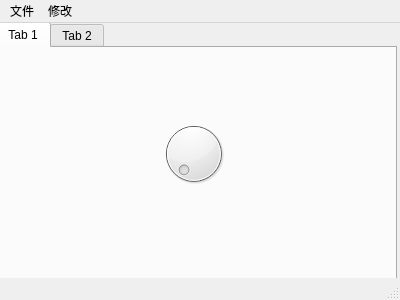
<?xml version="1.0" encoding="UTF-8"?>
<ui version="4.0">
 <class>MainWindow</class>
 <widget class="QMainWindow" name="MainWindow">
  <property name="geometry">
   <rect>
    <x>0</x>
    <y>0</y>
    <width>400</width>
    <height>300</height>
   </rect>
  </property>
  <property name="windowTitle">
   <string>测试</string>
  </property>
  <widget class="QWidget" name="centralwidget">
   <widget class="QTabWidget" name="tabWidget">
    <property name="geometry">
     <rect>
      <x>-4</x>
      <y>-1</y>
      <width>401</width>
      <height>261</height>
     </rect>
    </property>
    <property name="currentIndex">
     <number>0</number>
    </property>
    <widget class="QWidget" name="tab">
     <attribute name="title">
      <string>Tab 1</string>
     </attribute>
     <widget class="QDial" name="dial">
      <property name="geometry">
       <rect>
        <x>150</x>
        <y>70</y>
        <width>91</width>
        <height>71</height>
       </rect>
      </property>
     </widget>
    </widget>
    <widget class="QWidget" name="tab_2">
     <attribute name="title">
      <string>Tab 2</string>
     </attribute>
    </widget>
   </widget>
  </widget>
  <widget class="QMenuBar" name="menubar">
   <property name="geometry">
    <rect>
     <x>0</x>
     <y>0</y>
     <width>400</width>
     <height>23</height>
    </rect>
   </property>
   <widget class="QMenu" name="menu">
    <property name="title">
     <string>文件</string>
    </property>
    <widget class="QMenu" name="menu_3">
     <property name="title">
      <string>子菜单</string>
     </property>
     <addaction name="actionzcd1"/>
    </widget>
    <addaction name="actionxinwenjian"/>
    <addaction name="actiontuichu"/>
    <addaction name="menu_3"/>
   </widget>
   <widget class="QMenu" name="menu_2">
    <property name="title">
     <string>修改</string>
    </property>
   </widget>
   <addaction name="menu"/>
   <addaction name="menu_2"/>
  </widget>
  <widget class="QStatusBar" name="statusbar"/>
  <action name="actionxinwenjian">
   <property name="text">
    <string>新文件</string>
   </property>
  </action>
  <action name="actiontuichu">
   <property name="text">
    <string>退出</string>
   </property>
   <property name="statusTip">
    <string>点击退出应用程序</string>
   </property>
   <property name="shortcut">
    <string>Ctrl+Q</string>
   </property>
  </action>
  <action name="actionzcd1">
   <property name="text">
    <string>子菜单1</string>
   </property>
  </action>
 </widget>
 <resources/>
 <connections>
  <connection>
   <sender>actiontuichu</sender>
   <signal>triggered()</signal>
   <receiver>MainWindow</receiver>
   <slot>close()</slot>
   <hints>
    <hint type="sourcelabel">
     <x>-1</x>
     <y>-1</y>
    </hint>
    <hint type="destinationlabel">
     <x>199</x>
     <y>149</y>
    </hint>
   </hints>
  </connection>
 </connections>
</ui>
